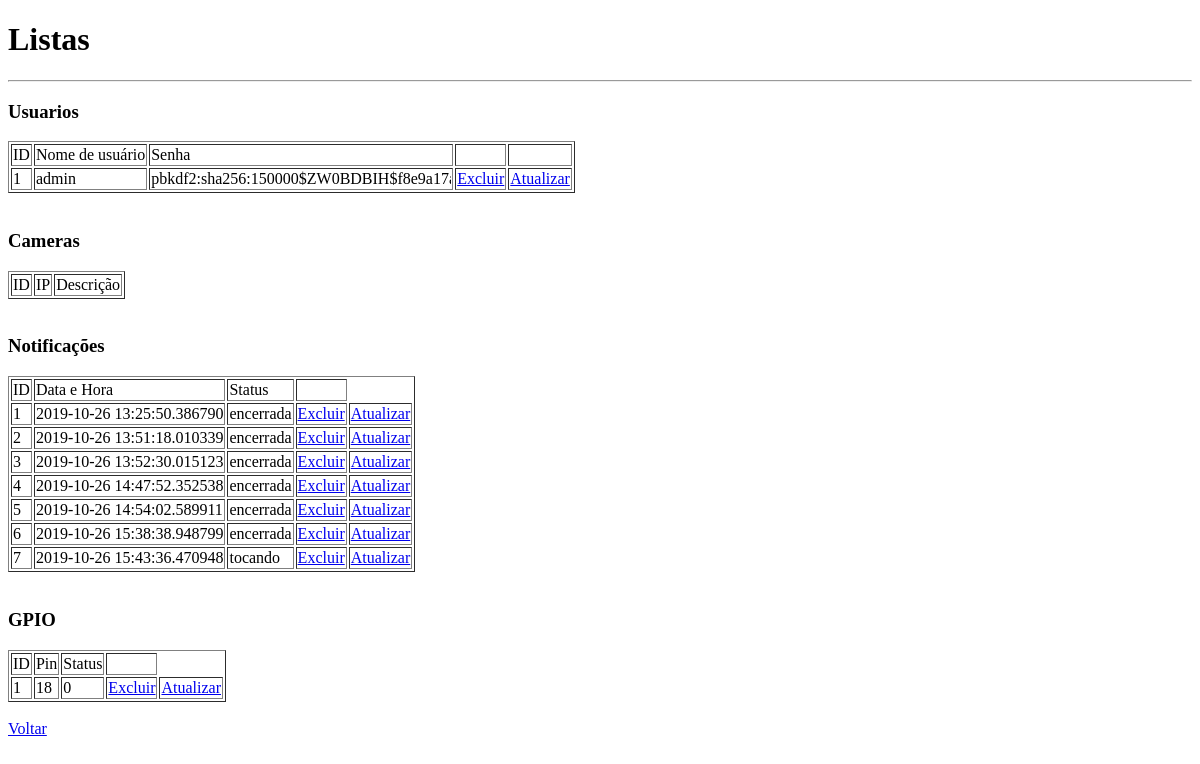
The app's page /lista, older data.
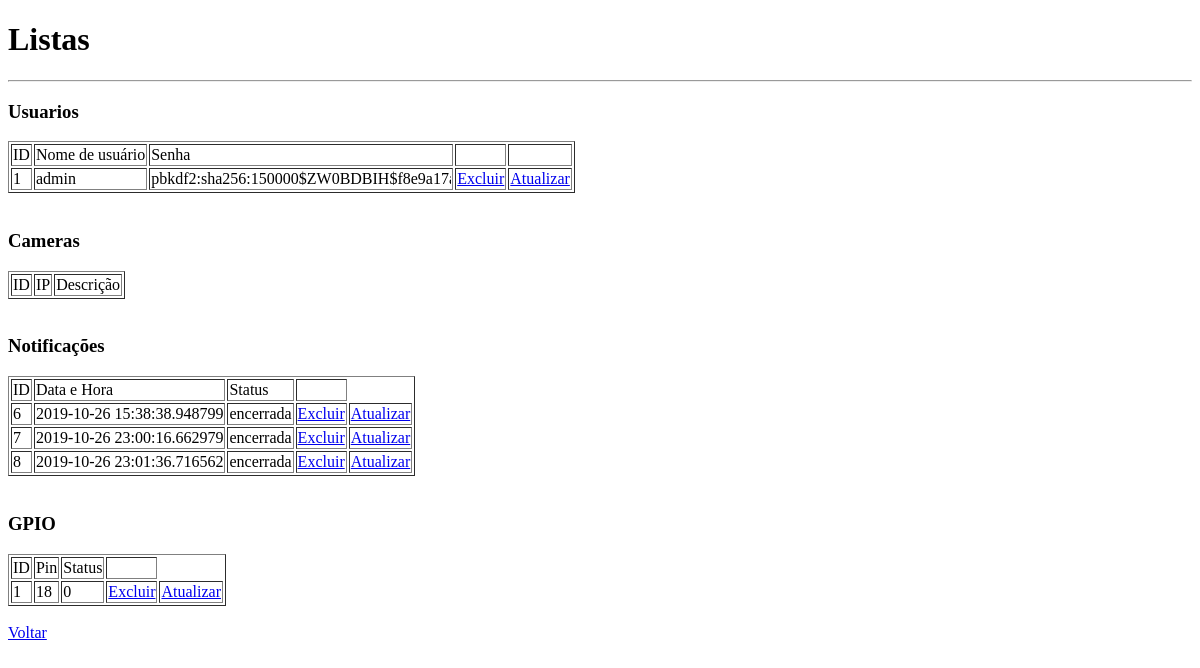
The same page, newer data.
### app.py (models this page shows, shortened)
class Usuario(db.Model):
    __tablename__='usuario'
    _id = db.Column(db.Integer, primary_key=True, autoincrement=True)
    nome = db.Column(db.String, unique=True)
    senha_hash = db.Column(db.String)

class Notificacao(db.Model):
    __tablename__ = 'notificacao'
    _id = db.Column(db.Integer, primary_key=True, autoincrement=True)
    dataehora = db.Column(db.DateTime, default=datetime.datetime.now)
    status = db.Column(db.String)

class Gpio(db.Model):
    __tablename__ = 'gpio'
    _id = db.Column(db.Integer, primary_key=True, autoincrement=True)
    pin = db.Column(db.Integer, unique=True)
    status = db.Column(db.Integer)

### app.py (the view)
@app.route("/lista")
def lista():
    usuarios = Usuario.query.all()
    cameras = Camera.query.all()
    notificacoes = Notificacao.query.all()
    gpios = Gpio.query.all()
    return render_template("lista.html", usuarios=usuarios,
                           cameras=cameras,
                           notificacoes=notificacoes,
                           gpios=gpios)

### templates/lista.html (shortened to what this page needs)
<!DOCTYPE html>
<html>
    <head>
    </head>
    <body>
        <h1>Listas</h1>
        <hr>
        <h3>Usuarios</h3>
        <table border = "1">
            <tr>
                <td>ID</td>
                <td>Nome de usuário</td>
                <td>Senha</td>
                <td></td>
                <td></td>
            </tr>
            {% for usuario in usuarios %}
            <tr>
                <td>{{ usuario._id}}</td>
                <td>{{ usuario.nome}}</td>
                <td ><div style="width:300px; overflow:hidden;">{{ usuario.senha_hash}}</div></td>
                <td><a href="/excluirUsuario/{{usuario._id}}">Excluir</a></td>
                <td><a href="/atualizarUsuario/{{usuario._id}}">Atualizar</a></td>
            </tr>
            {% endfor %}
        </table>
        <br>
        <h3>Cameras</h3>
        <table border = "1">
            <tr>
                <td>ID</td>
                <td>IP</td>
                <td>Descrição</td>
            </tr>
        </table>
        <br>
        <h3>Notificações</h3>
        <table border = "1">
            <tr>
                <td>ID</td>
                <td>Data e Hora</td>
                <td>Status</td>
                <td></td>
            </tr>
            {% for notificacao in notificacoes %}
            <tr>
                <td>{{ notificacao._id}}</td>
                <td>{{ notificacao.dataehora}}</td>
                <td>{{ notificacao.status}}</td>
                <td><a href="/excluirNotificacao/{{notificacao._id}}">Excluir</a></td>
                <td><a href="/atualizarNotificacao/{{notificacao._id}}">Atualizar</a></td>
            </tr>
            {% endfor %}
        </table>
        <br>
        <h3>GPIO</h3>
        <table border = "1">
            <tr>
                <td>ID</td>
                <td>Pin</td>
                <td>Status</td>
                <td></td>
            </tr>
            {% for gpio in gpios %}
            <tr>
                <td>{{ gpio._id}}</td>
                <td>{{ gpio.pin}}</td>
                <td>{{ gpio.status}}</td>
                <td><a href="/excluirGpio/{{gpio._id}}">Excluir</a></td>
                <td><a href="/atualizarGpio/{{gpio._id}}">Atualizar</a></td>
            </tr>
            {% endfor %}
        </table>
        <br>
        <a href="{{url_for('index')}}">Voltar</a>
    </body>
</html>

Row changes from the older to the newer data that the page shows:
removed Notificacao: _id "1", dataehora "2019-10-26 13:25:50.386790", status "encerrada"
removed Notificacao: _id "2", dataehora "2019-10-26 13:51:18.010339", status "encerrada"
removed Notificacao: _id "3", dataehora "2019-10-26 13:52:30.015123", status "encerrada"
removed Notificacao: _id "4", dataehora "2019-10-26 14:47:52.352538", status "encerrada"
removed Notificacao: _id "5", dataehora "2019-10-26 14:54:02.589911", status "encerrada"
changed Notificacao id 7: dataehora "2019-10-26 15:43:36.470948" → "2019-10-26 23:00:16.662979"; status "tocando" → "encerrada"
added Notificacao: _id "8", dataehora "2019-10-26 23:01:36.716562", status "encerrada"
